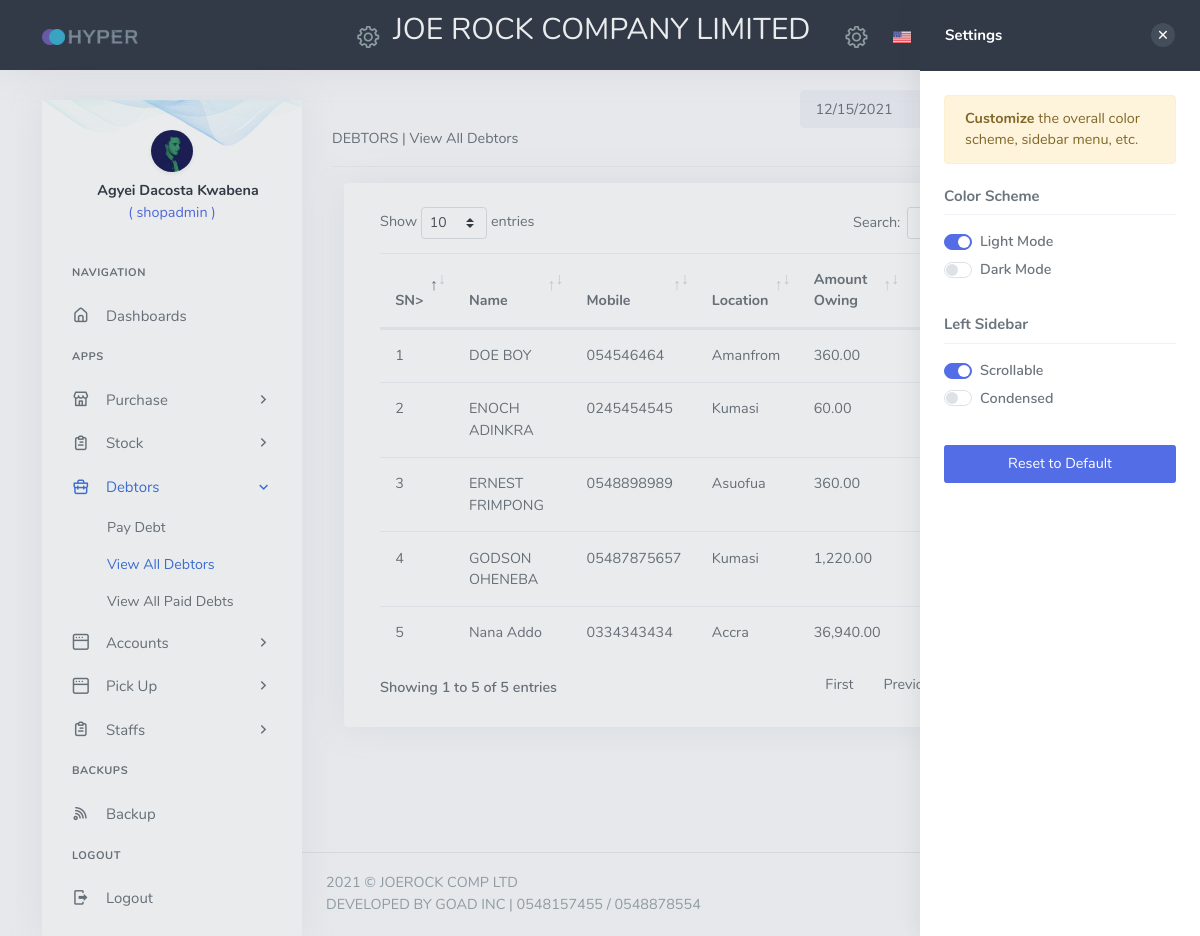
Screenshot of /.login-success.view.all.debtors.java.css.js.app.xml.paydac (signed in) with the database file from the repository.
### tables this page shows
CREATE TABLE `staff` (
  `id` int(11) NOT NULL AUTO_INCREMENT,
  `staffID` varchar(50) NOT NULL,
  `username` varchar(50) NOT NULL,
  `password` varchar(100) NOT NULL,
  `real_password` varchar(100) NOT NULL,
  `fullname` varchar(200) NOT NULL,
  `role` varchar(50) NOT NULL,
  `mobile` varchar(20) NOT NULL,
  `sdate_added` timestamp NOT NULL DEFAULT current_timestamp(),
  `last_login` varchar(100) NOT NULL,
  `sstatus` varchar(50) NOT NULL,
  `confirm` varchar(3) NOT NULL DEFAULT 'no',
  `active` varchar(3) NOT NULL DEFAULT 'yes',
  PRIMARY KEY (`id`)
);

CREATE TABLE `debtors_list` (
  `id` int(11) NOT NULL AUTO_INCREMENT,
  `customerID` varchar(50) NOT NULL,
  `name` varchar(200) NOT NULL,
  `mobile` varchar(15) NOT NULL,
  `location` varchar(50) NOT NULL,
  `amount_owing` float NOT NULL,
  `amount_paid` float NOT NULL,
  `balance` double NOT NULL,
  `active` varchar(3) NOT NULL DEFAULT 'yes',
  PRIMARY KEY (`id`)
);

### cores/session.php (called while the page is built, shortened)
<?php
if (!isset($_SESSION["login_session"]) ){
	$login_session="";
}else{
	$login_session = $_SESSION["login_session"];
}
		?>

### inc/Debts/view_all_debtors.php (the view, shortened to what this page needs)
<div class="content">
<?php include 'date_at_top.php'; ?>
<div class="page-title thePageTitle"> DEBTORS | View All Debtors</div>
<hr class="hr">
    <div class="container">
      <div class="row">
          <div class="col-12">
              <div class="card">
                <div class="card-body">
                    <div class="col-lg-12">
                <table id="alternative-page-datatable" class="display table  ">
                <thead>
                    <tr>
                        <th>SN></th>
                        <th>Name</th>
                        <th>Mobile</th>
                        <th>Location</th>
                        <th>Amount Owing</th>
                        <th>Amount Paid</th>
                        <th>Balance</th>
                    </tr>
                </thead>
                <tbody>
                <?php
                    $no = 1;
                $selDeb = mysqli_query($conn, "SELECT * FROM debtors_list WHERE active ='yes'   ORDER BY id DESC ");
                  if (mysqli_num_rows($selDeb) > 0) {
                   while ($gett = mysqli_fetch_assoc($selDeb)) {
                   $name = $gett["name"];
                   $mobile = $gett["mobile"];
                   $location = $gett["location"];
                   $amount_owing = $gett["amount_owing"];
                   $amount_paid = $gett["amount_paid"];
                   $current_balance = $gett["balance"];
                   $amount_owing = number_format($amount_owing, 2);
                   $amount_paid = number_format($amount_paid, 2);
                   $current_balance = number_format($current_balance, 2);
                   echo "
                    <tr>
                        <td>$no</td>
                        <td>$name</td>
                        <td>$mobile</td>
                        <td>$location</td>
                        <td>$amount_owing</td>
                        <td>$amount_paid</td>
                        <td>$current_balance</td>
                    </tr>
                   ";
                   $no++;
                }
                  } else {
                    echo "No Data Yet";
                  }
                 ?>
 </tbody>
            </table>
          </div>
              </div>
        </div>
      </div>
      </div>
   </div>
</div>

### left_side_bar.php (shortened to what this page needs)
<div class="left-side-menu left-side-menu-detached">
                   <div class="leftbar-user">
                       <a href="javascript: void(0);">
                           <img src="assets/images/users/avatar-1.jpg" alt="user-image" height="42" class="rounded-circle shadow-sm">
                           <span class="leftbar-user-name"><?php echo $fullname ?></span>
                           <span class="account-position"> ( <?php echo $username ?> ) </span>
                       </a>
                   </div>
                   <ul class="metismenu side-nav">
                       <li class="side-nav-title side-nav-item">Navigation</li>
                       <li class="side-nav-item">
                           <a href=".home.login-successful" class="side-nav-link">
                               <i class="uil-home-alt"></i>
                               <span> Dashboards </span>
                           </a>
                       </li>
                       <li class="side-nav-title side-nav-item">Apps</li>
                       <li class="side-nav-item">
                           <a href="javascript: void(0);" class="side-nav-link">
                               <i class="uil-store"></i>
                               <span> Purchase </span>
                               <span class="menu-arrow"></span>
                           </a>
                       </li>
                       <li class="side-nav-item">
                           <a href="javascript: void(0);" class="side-nav-link">
                               <i class="uil-clipboard-alt"></i>
                               <span> Stock </span>
                               <span class="menu-arrow"></span>
                           </a>
                       </li>
                        <li class="side-nav-item">
                           <a href="javascript: void(0);" class="side-nav-link">
                               <i class="uil-briefcase"></i>
                               <span> Debtors </span>
                               <span class="menu-arrow"></span>
                           </a>
                           <ul class="side-nav-second-level" aria-expanded="false">
                               <li>
                                   <a href=".login-success.pay-debt-dacosta.java.css.js.app.xml.paydac">Pay Debt</a>
                               </li>
                               <li>
                                   <a href=".login-success.view.all.debtors.java.css.js.app.xml.paydac">View All Debtors</a>
                               </li>
                               <li>
                                   <a href=".login-success.view.all.paid-debts.java.css.js.app.xml.paydac">View All Paid Debts</a>
                               </li>
                           </ul>
                       </li>
                         <li class="side-nav-item">
                           <a href="javascript: void(0);" class="side-nav-link">
                               <i class="uil-window"></i>
                               <span> Accounts </span>
                               <span class="menu-arrow"></span>
                           </a>
                       </li>
                       <li class="side-nav-item">
                           <a href="javascript: void(0);" class="side-nav-link">
                               <i class="uil-window"></i>
                               <span> Pick Up </span>
                               <span class="menu-arrow"></span>
                           </a>
                       </li>
                       <li class="side-nav-item">
                           <a href="javascript: void(0);" class="side-nav-link">
                               <i class="uil-clipboard-alt"></i>
                               <span> Staffs  </span>
                               <span class="menu-arrow"></span>
                           </a>
                       </li>
                       <li class="side-nav-title side-nav-item">Backups</li>
                        <li class="side-nav-item" style="cursor: pointer;">
                           <a onclick="bacupClick()" class="side-nav-link">
                               <i class="uil-rss"></i>
                               <span> Backup </span>
                           </a>
                       </li>
                        <li class="side-nav-title side-nav-item">Logout</li>
                        <li class="side-nav-item">
                           <a style="cursor: pointer;" onclick="window.location.replace('cores/logout.php')"  class="side-nav-link">
                               <i class="mdi mdi-logout"></i>
                               <span> Logout </span>
                           </a>
                       </li>
                   </ul>
               </div>

### rows the page displays
staff: fullname "Agyei Dacosta Kwabena", username "shopadmin"
debtors_list: name "DOE BOY", mobile "054546464", location "Amanfrom", amount_owing "360.00"
debtors_list: name "ENOCH ADINKRA", mobile "0245454545", location "Kumasi", amount_owing "60.00"
debtors_list: name "ERNEST FRIMPONG", mobile "0548898989", location "Asuofua", amount_owing "360.00"
debtors_list: name "GODSON OHENEBA", mobile "05487875657", location "Kumasi", amount_owing "1,220.00"
debtors_list: name "Nana Addo", mobile "0334343434", location "Accra", amount_owing "36,940.00"
